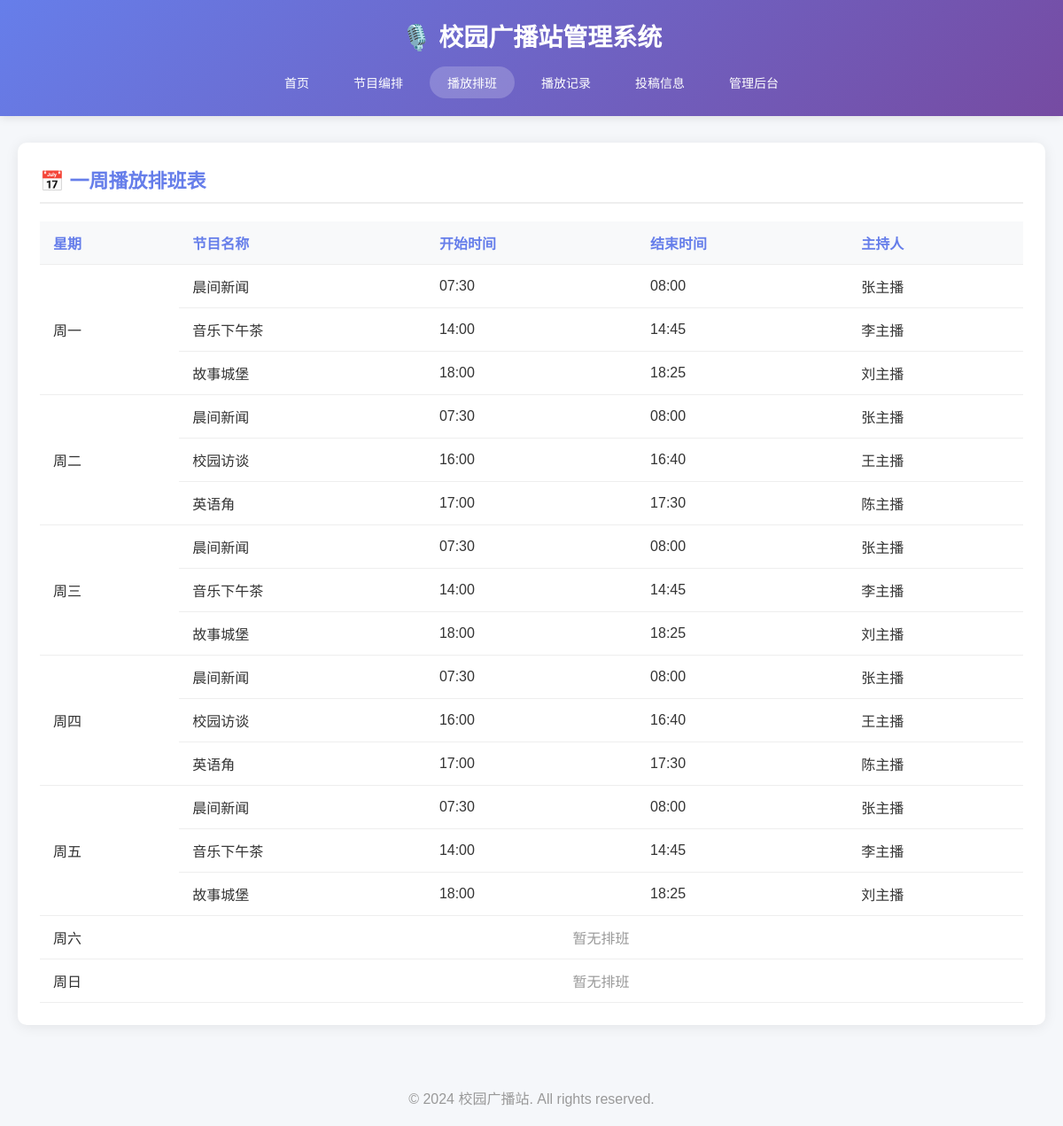
Page /schedule/ on the committed database.
### programs/models.py (models this page shows, shortened)
class Schedule(models.Model):
    WEEKDAY_CHOICES = [
        (1, '周一'),
        (2, '周二'),
        (3, '周三'),
        (4, '周四'),
        (5, '周五'),
        (6, '周六'),
        (7, '周日'),
    ]
    program = models.ForeignKey(Program, on_delete=models.CASCADE, verbose_name='节目')
    weekday = models.IntegerField(choices=WEEKDAY_CHOICES, verbose_name='星期')
    start_time = models.TimeField(verbose_name='开始时间')
    end_time = models.TimeField(verbose_name='结束时间')
    is_active = models.BooleanField(default=True, verbose_name='是否启用')
    created_at = models.DateTimeField(auto_now_add=True, verbose_name='创建时间')
    class Meta:
        verbose_name = '播放排班'
        verbose_name_plural = '播放排班'
        ordering = ['weekday', 'start_time']

class Program(models.Model):
    STATUS_CHOICES = [
        ('active', '播出中'),
        ('inactive', '停播'),
        ('pending', '待审核'),
    ]
    CATEGORY_CHOICES = [
        ('music', '音乐类'),
        ('news', '新闻类'),
        ('talk', '访谈类'),
        ('story', '故事类'),
        ('education', '教育类'),
        ('entertainment', '娱乐类'),
        ('other', '其他'),
    ]
    name = models.CharField(max_length=100, verbose_name='节目名称')
    host = models.CharField(max_length=50, verbose_name='主持人')
    category = models.CharField(max_length=20, choices=CATEGORY_CHOICES, verbose_name='节目类型')
    description = models.TextField(verbose_name='节目简介')
    duration = models.IntegerField(verbose_name='节目时长(分钟)')
    status = models.CharField(max_length=20, choices=STATUS_CHOICES, default='active', verbose_name='状态')
    created_at = models.DateTimeField(auto_now_add=True, verbose_name='创建时间')
    updated_at = models.DateTimeField(auto_now=True, verbose_name='更新时间')
    class Meta:
        verbose_name = '广播节目'
        verbose_name_plural = '广播节目'
        ordering = ['-created_at']

### programs/views.py (the view)
# urls.py: path('schedule/', views.schedule_list, name='schedule_list'),
def schedule_list(request):
    schedules = Schedule.objects.filter(is_active=True)
    schedule_by_day = {}
    weekdays = ['周一', '周二', '周三', '周四', '周五', '周六', '周日']
    for day in range(1, 8):
        schedule_by_day[weekdays[day-1]] = schedules.filter(weekday=day)
    return render(request, 'schedule_list.html', {
        'schedule_by_day': schedule_by_day,
    })

### templates/schedule_list.html (shortened to what this page needs)
{% extends 'base.html' %}
{% block content %}
<div class="card">
    <h2>📅 一周播放排班表</h2>
    <table>
        <thead>
            <tr>
                <th>星期</th>
                <th>节目名称</th>
                <th>开始时间</th>
                <th>结束时间</th>
                <th>主持人</th>
            </tr>
        </thead>
        <tbody>
            {% for weekday, schedules in schedule_by_day.items %}
                {% for schedule in schedules %}
                <tr>
                    {% if forloop.first %}
                    <td rowspan="{{ schedules|length }}">{{ weekday }}</td>
                    {% endif %}
                    <td>{{ schedule.program.name }}</td>
                    <td>{{ schedule.start_time }}</td>
                    <td>{{ schedule.end_time }}</td>
                    <td>{{ schedule.program.host }}</td>
                </tr>
                {% empty %}
                <tr>
                    <td>{{ weekday }}</td>
                    <td colspan="4" style="color: #999; text-align: center;">暂无排班</td>
                </tr>
                {% endfor %}
            {% endfor %}
        </tbody>
    </table>
</div>
{% endblock %}

### templates/base.html (style rules this page uses)
* { margin: 0; padding: 0; box-sizing: border-box; }
body { font-family: 'Microsoft YaHei', 'SimHei', sans-serif; background-color: #f5f7fa; color: #333; }
.card { background: white; border-radius: 10px; padding: 25px; margin-bottom: 25px; box-shadow: 0 2px 15px rgba(0,0,0,0.08); }
.card h2 { color: #667eea; margin-bottom: 20px; font-size: 22px; border-bottom: 2px solid #eee; padding-bottom: 10px; }
table { width: 100%; border-collapse: collapse; margin-top: 15px; }
th, td { padding: 12px 15px; text-align: left; border-bottom: 1px solid #eee; }
th { background-color: #f8f9fa; color: #667eea; font-weight: 600; }

### rows in the picture
Schedule: weekday "周一", program.name "晨间新闻", start_time "07:30", end_time "08:00", program.host "张主播"
Schedule: program.name "音乐下午茶", start_time "14:00", end_time "14:45", program.host "李主播"
Schedule: program.name "故事城堡", start_time "18:00", end_time "18:25", program.host "刘主播"
Schedule: weekday "周二", program.name "晨间新闻", start_time "07:30", end_time "08:00", program.host "张主播"
Schedule: program.name "校园访谈", start_time "16:00", end_time "16:40", program.host "王主播"
Schedule: program.name "英语角", start_time "17:00", end_time "17:30", program.host "陈主播"
Schedule: weekday "周三", program.name "晨间新闻", start_time "07:30", end_time "08:00", program.host "张主播"
Schedule: program.name "音乐下午茶", start_time "14:00", end_time "14:45", program.host "李主播"
Schedule: program.name "故事城堡", start_time "18:00", end_time "18:25", program.host "刘主播"
Schedule: weekday "周四", program.name "晨间新闻", start_time "07:30", end_time "08:00", program.host "张主播"
Schedule: program.name "校园访谈", start_time "16:00", end_time "16:40", program.host "王主播"
Schedule: program.name "英语角", start_time "17:00", end_time "17:30", program.host "陈主播"
Schedule: weekday "周五", program.name "晨间新闻", start_time "07:30", end_time "08:00", program.host "张主播"
Schedule: program.name "音乐下午茶", start_time "14:00", end_time "14:45", program.host "李主播"
Schedule: program.name "故事城堡", start_time "18:00", end_time "18:25", program.host "刘主播"

### other values in the picture
{{ weekday }} "周六" "周日"
